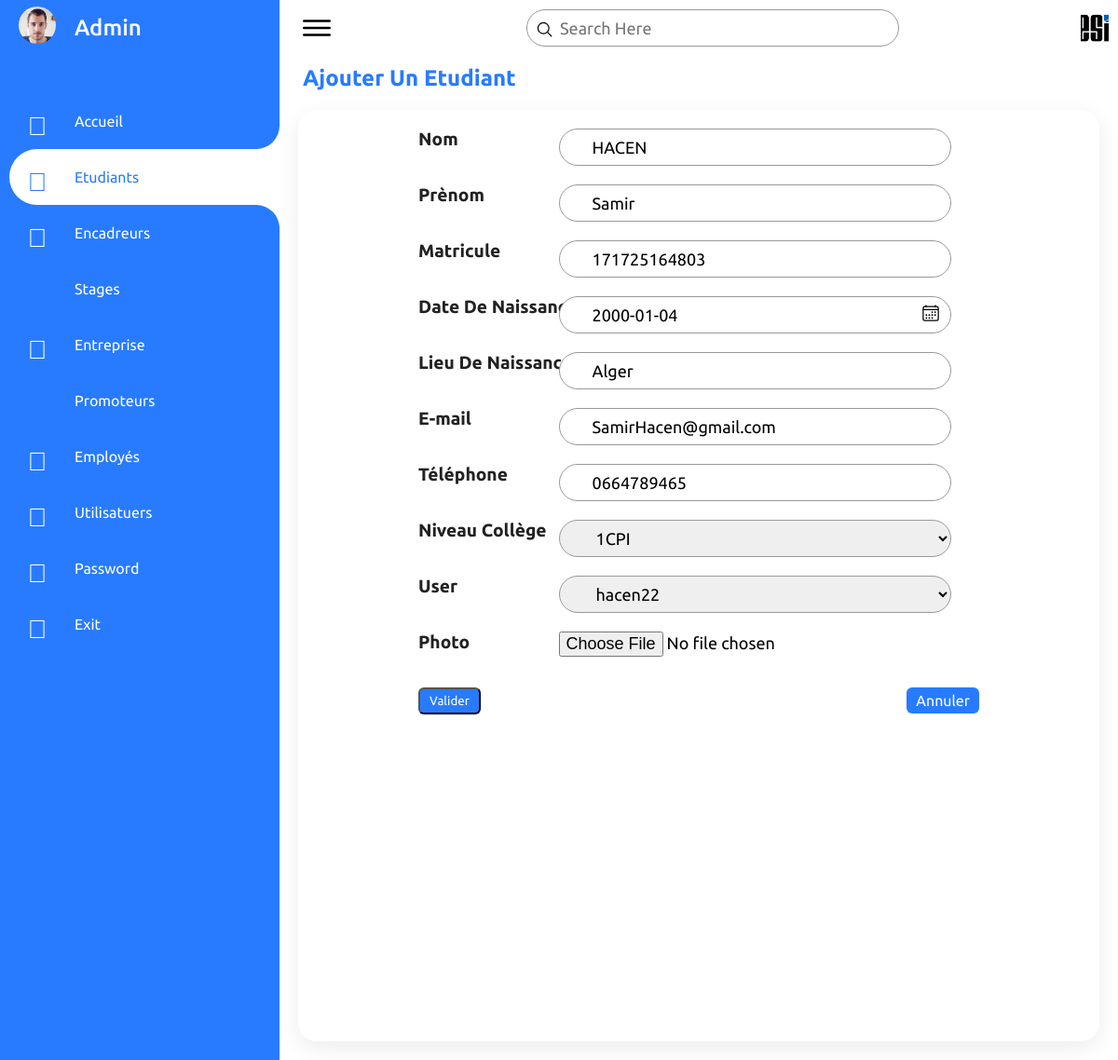
The page /updatestudent/6/ (signed in) on the database its author committed.
### GestionStages/models.py (models this page shows, shortened)
class Employee(models.Model):
    user         = models.OneToOneField(User,null=True, on_delete=models.CASCADE,unique=TRUE)
    name         = models.CharField(max_length=190)
    surname      = models.CharField(max_length=190)
    email        = models.EmailField(max_length=190)
    phone        = models.CharField(max_length=10)
    photo        = models.ImageField(upload_to = 'images/' ,default='images/user.png',null=True)
    date_created = models.DateTimeField(auto_now_add=True, null=True)

class Student(models.Model):
    YEAR_IN_COLLEGE_CHOICES = [
        ('1CPI','1CPI'),
        ('2CPI','2CPI'),
        ('1CS','1CS'),
        ('2CS','2CS'),
        ('3CS','3CS'),
    ]
    user         = models.OneToOneField(User,null=True, on_delete=models.CASCADE,unique=TRUE)
    name         = models.CharField(max_length=190)
    surname      = models.CharField(max_length=190)
    datebirth    = models.DateField(null=False)
    placebirth   = models.CharField(max_length=190)
    matricule    = models.CharField(max_length=190,unique=True)
    email        = models.EmailField(max_length=190)
    phone        = models.CharField(max_length=10)
    collegelevel = models.CharField(max_length=4, choices=YEAR_IN_COLLEGE_CHOICES)
    photo        = models.ImageField(upload_to = 'images/' ,default='images/user.png',null=True)
    date_created = models.DateTimeField(auto_now_add=True, null=True)

### GestionStages/decorators.py (the view)
        def wrapper_func(request , *args,**kwargs):
            group = None
            if request.user.groups.exists():
               group =  request.user.groups.all()[0].name
            if group == 'admin':
               return view_func(request , *args,**kwargs)
            else:
                if group == 'student':
                    return redirect('studenthome')
                else:
                    if group == 'teacher':
                        return redirect('teacherhome')

### GestionStages/templates/studentform.html (shortened to what this page needs)
{% extends 'main.html' %}
{% load static %}
{% block content%}
<div class="main">
    {% include 'topbar.html' %}
    <h2 style="color: #287bff; margin-left:25px; margin-top:10px">Ajouter Un Etudiant</h2>
    <div class="studentsformpage">
        <div class="studentsform">
            <form method="POST" enctype="multipart/form-data">
                <div class="fields">
                    <div class="form-group">
                        <label for="exampleInputSurname">Nom</label>
                        {{form.surname}}
                    </div>
                    <div class="form-group">
                        <label for="exampleInputName">Prènom</label>
                        {{form.name}}
                    </div>
                    <div class="form-group">
                        <label for="exampleInputMatricule">Matricule</label>
                        {{form.matricule}}
                    </div>
                    <div class="form-group">
                        <label for="exampleInputDatebirth">Date De Naissance</label>
                        {{form.datebirth}}
                        <ion-icon name="calendar-outline"></ion-icon>
                    </div>
                    <div class="form-group">
                        <label for="exampleInputPlacebirth">Lieu De Naissance</label>
                        {{form.placebirth}}
                    </div>
                    <div class="form-group">
                        <label for="exampleInputEmail1">E-mail</label>
                        {{form.email}}
                    </div>
                    <div class="form-group">
                        <label for="exampleInputPhone">Téléphone</label>
                        {{form.phone}}
                    </div>
                    <div class="form-group">
                        <label for="exampleSelectCollegelevel">Niveau Collège</label>
                        {{form.collegelevel}}
                    </div>
                    <div class="form-group">
                        <label for="exampleSelectUsername">User</label>
                        {{form.user}}
                    </div>
                    <div class="form-group1">
                        <label for="exampleFormControlFile1">Photo</label>
                        {{form.photo}}
                    </div>
                    <button type="submit" class="btn btn-primary" style="color:white;">Valider</button>
                    <a href="{% url 'students' %}" class="btn">Annuler</a>
               </div>
            </form>
        </div>
    </div>
</div>
{% endblock %}

### GestionStages/templates/menu.html (shortened to what this page needs)
{% load static %}
<div class="navigation">
    <ul>
        <li>
            <a href="{% url 'changephoto' request.user.employee.id 1 %}">
                <span class="icon"><img  src="/media/{{request.user.employee.photo}}"></img></span>
                <span class="title" style="font-size: 1.5em;font-weight: 500;">{{request.user.employee.name}}</span>
            </a>
        </li>
        <li class="{{hovered1}}">
            <a href="{% url 'home' %}">
                <span class="icon"><span style="font-size: 1.75em;"><i class="fal fa-home"></i></span></span>
                <span class="title">Accueil</span>
            </a>
        </li>
        <li class="{{hovered2}}">
            <a href="{% url 'students' %}">
                <span class="icon"><span style="font-size: 1.75em;"><i class="fal fa-user-graduate"></i></span></span>
                <span class="title">Etudiants</span>
            </a>
        </li>
        <li class="{{hovered3}}">
            <a href="{% url 'teachers' %}">
                <span class="icon"><span style="font-size: 1.75em;"><i class="fal fa-chalkboard-teacher"></i></span></span>
                <span class="title">Encadreurs</span>
            </a>
        </li>
        <li class="">
            <a href="{% url 'stages1cpi' %}">
                <span class="icon"><span style="font-size: 1.75em;"></span></span>
                <span class="title">Stages</span>
            </a>
        </li>
        <li class="{{hovered5}}">
            <a href="{% url 'companies' %}">
                <span class="icon"><span style="font-size: 1.75em;"><i class="fal fa-building"></i></span></span>
                <span class="title">Entreprise</span>
            </a>
        </li>
        <li class="{{hovered6}}">
            <a href="{% url 'promoters' %}">
                <span class="icon"><span style="font-size: 1.75em;"></span></span>
                <span class="title">Promoteurs</span>
            </a>
        </li>
        <li class="{{hovered8}}">
            <a href="{% url 'employees' %}">
                <span class="icon"><span style="font-size: 1.75em;"><i class="fal fa-people-carry"></i></span></span>
                <span class="title">Employés</span>
            </a>
        </li>
        <li class="{{hovered7}}">
            <a href="{% url 'users' %}">
                <span class="icon"><span style="font-size: 1.75em;"><i class="fal fa-users"></i></span></span>
                <span class="title">Utilisatuers</span>
            </a>
        </li>
        <li class="#">
            <a href="{% url 'passwordemp' request.user.id %}">
                <span class="icon"><span style="font-size: 1.75em;"><i class="fal fa-key"></i></span></span>
                <span class="title">Password</span>
            </a>
        </li>
        <li>
            <a href="{% url 'logout' %}">
                <span class="icon"><span style="font-size: 1.75em;"><i class="fal fa-sign-out-alt"></i></span></span>
                <span class="title">Exit</span>
            </a>
        </li>
    </ul>
</div>

### GestionStages/static/css/style.css (style rules this page uses)
* { margin: 0; padding: 0; box-sizing: border-box; font-family: 'Ubuntu', sans-serif; }
:root { --blue: #287bff; --white: #fff; --grey: #f5f5f5; --black1: #222; --black2: #999; }
body { min-height: 100vh; overflow-x: hidden; }
.navigation { position: fixed; width: 300px; height: 100%; background: var(--blue); border-Left: 10px solid var(--blue); transition: 0.5s; overflow: hidden; }
.navigation ul { position: absolute; top: 0; left: 0; width: 100%; }
.navigation ul li { position: relative; width: 100%; list-style: none; border-top-left-radius: 30px; border-bottom-left-radius: 30px; }
.navigation ul li:hover, .navigation ul li.hovered { background: var(--white); }
.navigation ul li:nth-child(1) { margin-bottom: 40px; }
.navigation ul li a { position: relative; display: block; width: 100%; display: flex; text-decoration: none; color: var(--white); }
.navigation ul li:hover a, .navigation ul li.hovered a { color: var(--blue); }
.navigation ul li a .icon { position: relative; display: block; min-width: 60px; height: 60px; line-height: 70px; text-align: center; }
.navigation ul li a .icon img { font-size: 1.75em; border-radius: 50%; margin-top: 7px; }
.navigation ul li a .title { position: relative; display: block; padding: 0 10px; height: 60px; line-height: 60px; text-align: start; white-space: nowrap; }
.navigation ul li:hover a::before, .navigation ul li.hovered a::before { content: ''; position: absolute; right: 0; top: -50px; width: 50px; height: 50px; background: transparent; border-radius: 50%; box-shadow: 35px 35px 0 10px var(--white); pointer-events: none; }
.navigation ul li:hover a::after, .navigation ul li.hovered a::after { content: ''; position: absolute; right: 0; bottom: -50px; width: 50px; height: 50px; background: transparent; border-radius: 50%; box-shadow: 35px -35px 0 10px var(--white); pointer-events: none; }
.main { position: absolute; width: calc(100% - 300px); left: 300px; min-height: 100vh; background: var(--white); transition: 0.5s; }
.btn { position: relative; padding: 5px 10px; background: var(--blue); text-decoration: none; color: var(--white); border-radius: 6px; }
.btn.btn-primary { position: relative; padding: 5px 10px; background: var(--blue); text-decoration: none; color: var(--white); border-radius: 6px; }
.studentsform { position: relative; width: 100%; }
.studentsform label { color: var(--black1); font-weight: 600; margin-right: 10px; }
.studentsformpage { position: relative; width: 100%; padding: 20px; grid-template-columns: 2fr 1fr; grid-gap: 30px; }
.studentsformpage .studentsform { position: relative; display: grid; min-height: 1000px; width: 100%; background: var(--white); padding: 20px; box-shadow: 0 7px 25px rgba(0, 0, 0, 0.08); border-radius: 20px; overflow: hidden; }
.fields { position: absolute; left: 15%; right: 15%; width: 70%; min-height: 100%; }
.fields .form-group { position: relative; width: 100%; height: 40px; margin-bottom: 20px; }
.fields .form-group label { position: relative; width: 30%; font-size: 1.2em; }
.fields .form-group input { width: 70%; height: 100%; border-radius: 40px; padding: 5px 20px; padding-left: 35px; font-size: 18px; outline: none; left: 25%; right: 15%; position: absolute; border: 1px solid var(--black2); }
.fields .form-group select { width: 70%; height: 100%; border-radius: 40px; padding: 5px 20px; padding-left: 35px; font-size: 18px; outline: none; left: 25%; right: 15%; position: absolute; border: 1px solid var(--black2); }
.fields .form-group ion-icon { position: absolute; right: 7%; top: 20%; height: 20px; width: 20px; }
.fields .form-group1 { position: relative; width: 100%; height: 40px; margin-bottom: 20px; }
.fields .form-group1 label { position: relative; width: 30%; font-size: 1.2em; }
.fields .form-group1 input { width: 70%; height: 100%; font-size: 18px; outline: none; left: 25%; right: 15%; position: absolute; }
.fields a { position: absolute; right: 0; }
.navigation ul li a .icon img { font-size: 1.75em; width: 40px; height: 40px; object-fit: cover; }

### rows shown on the page
Student: surname "HACEN", name "Samir", matricule "171725164803", datebirth "2000-01-04", placebirth "Alger", email "SamirHacen@gmail.com", phone "0664789465", collegelevel "1CPI", user "hacen22"

### other values the page prints
{{ request.user.employee.name }} "Admin"
